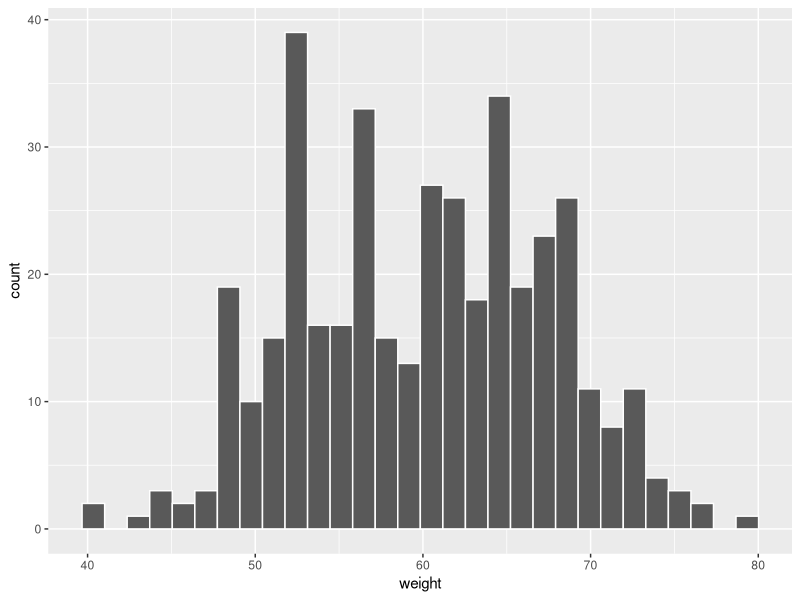
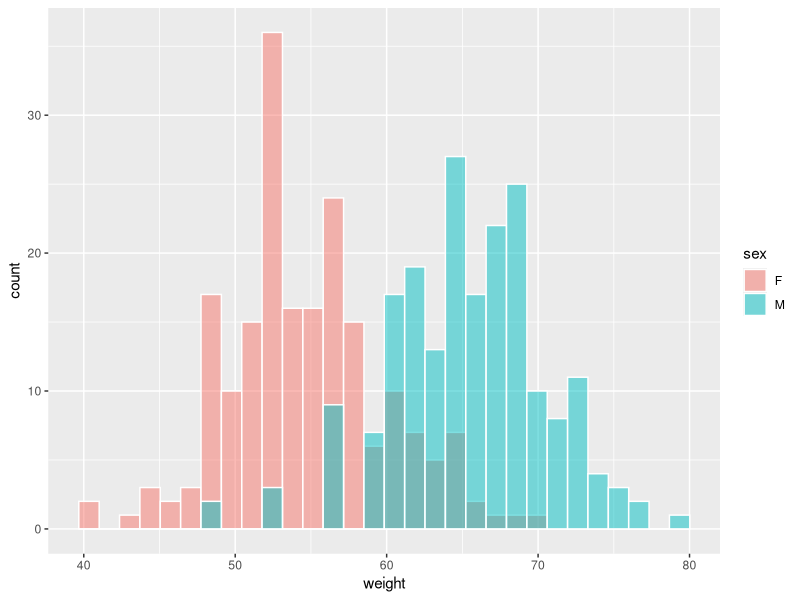
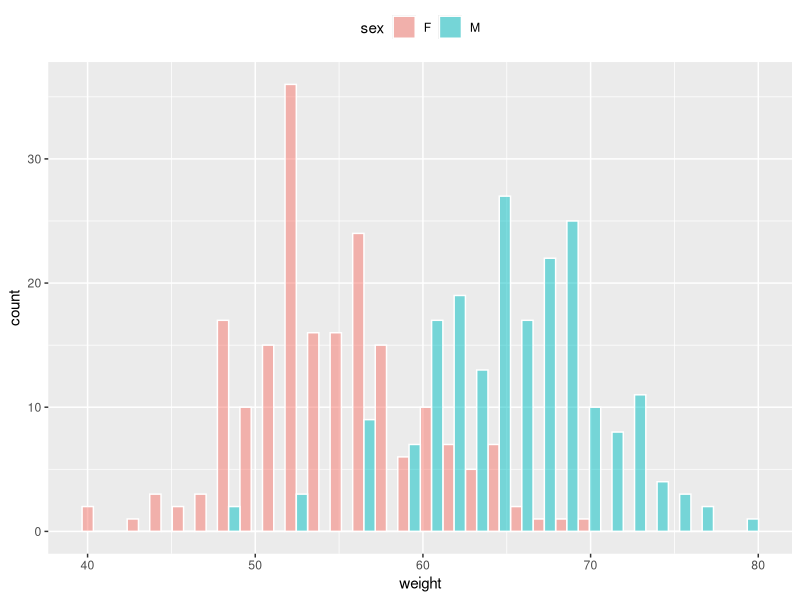
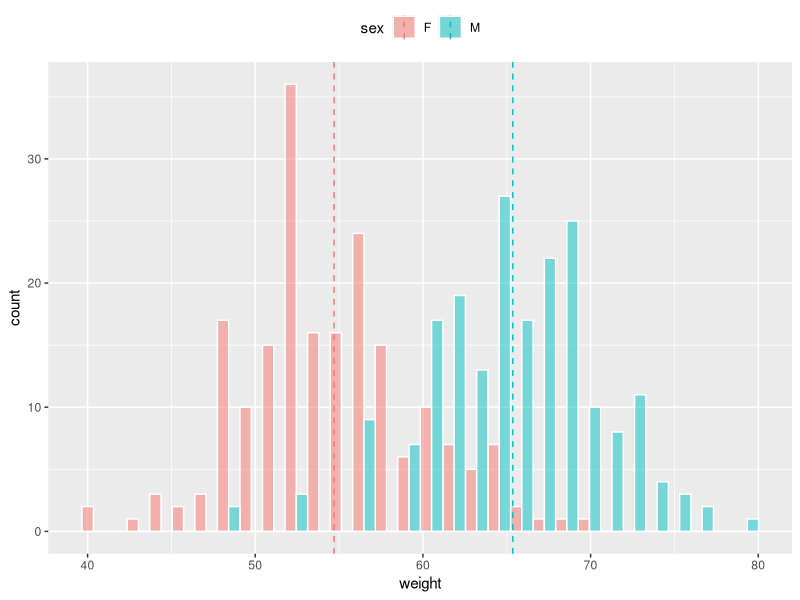
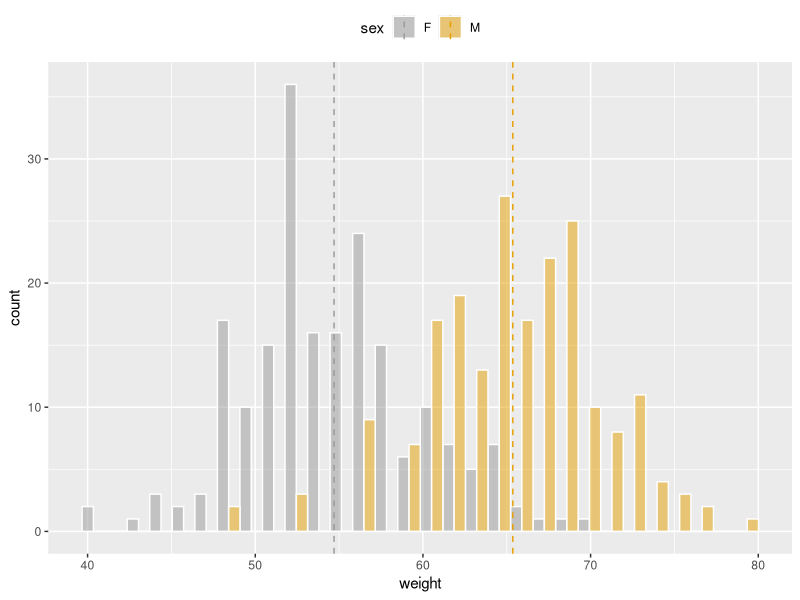
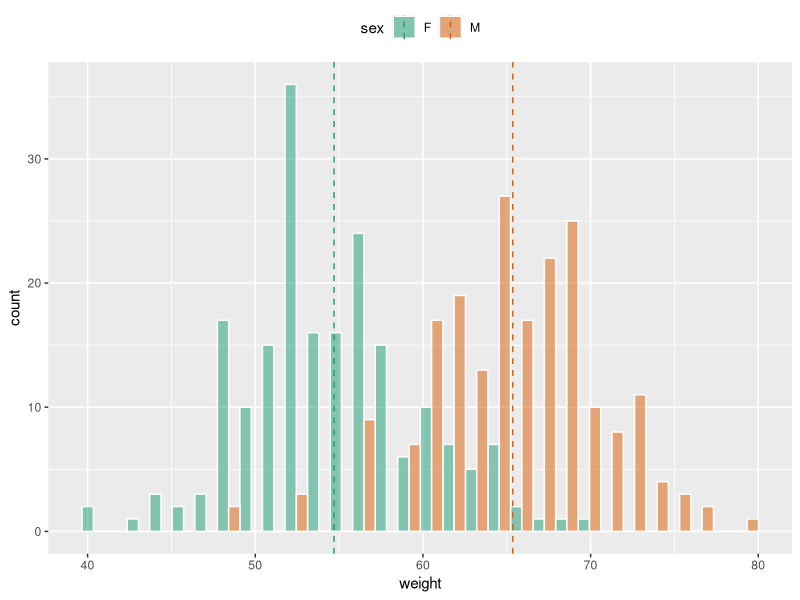
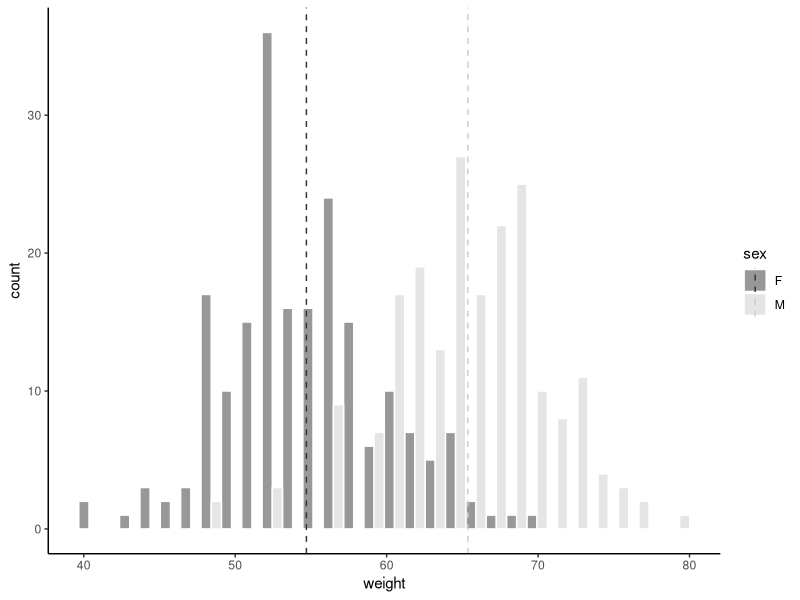

The R source for these figures, in order:
# Importing the dataset
dataset = read.csv('data.csv')

# Importing the library
library(ggplot2)

# Creating the basic histogram
ggplot(dataset, aes(x = weight)) +
  geom_histogram(color = "white")

# Changing histogram plot line colors by groups
ggplot(dataset, aes(x = weight, fill = sex)) +
  geom_histogram(color = "white", alpha = 0.5, position = "identity")

# We can change the position adjustment 
# to use for overlapping points of the layers
# Possible values for the argument position are
# "identity", "stack", "dodge". Default value is "stack"

# Interleaved histograms
ggplot(dataset, aes(x = weight, fill = sex)) +
  geom_histogram(color = "white", alpha = 0.5, position = "dodge") +
  theme(legend.position = "top")

# The plyr package is ysed to calculate the mean weight of each group

# install.packages("plyr")
library(plyr)
group_means = ddply(dataset, "sex", summarise, grp.mean = mean(weight))
group_means

# Adding mean lines
myPlot = ggplot(dataset, aes(x = weight, fill = sex)) +
  geom_histogram(color = "white", alpha = 0.5, position = "dodge") +
  geom_vline(data = group_means, aes(xintercept = grp.mean, color = sex), linetype = "dashed") +
  theme(legend.position = "top")
  
myPlot

# Using custom color palettes
myPlot + scale_color_manual(values = c("#999999", "#E69F00"))+
  scale_fill_manual(values = c("#999999", "#E69F00"))

# Using color brewer color palettes
myPlot + scale_color_brewer(palette = "Dark2") +
  scale_fill_brewer(palette = "Dark2")

# Using a grey scale
myPlot + scale_color_grey() + scale_fill_grey()+
  theme_classic()
